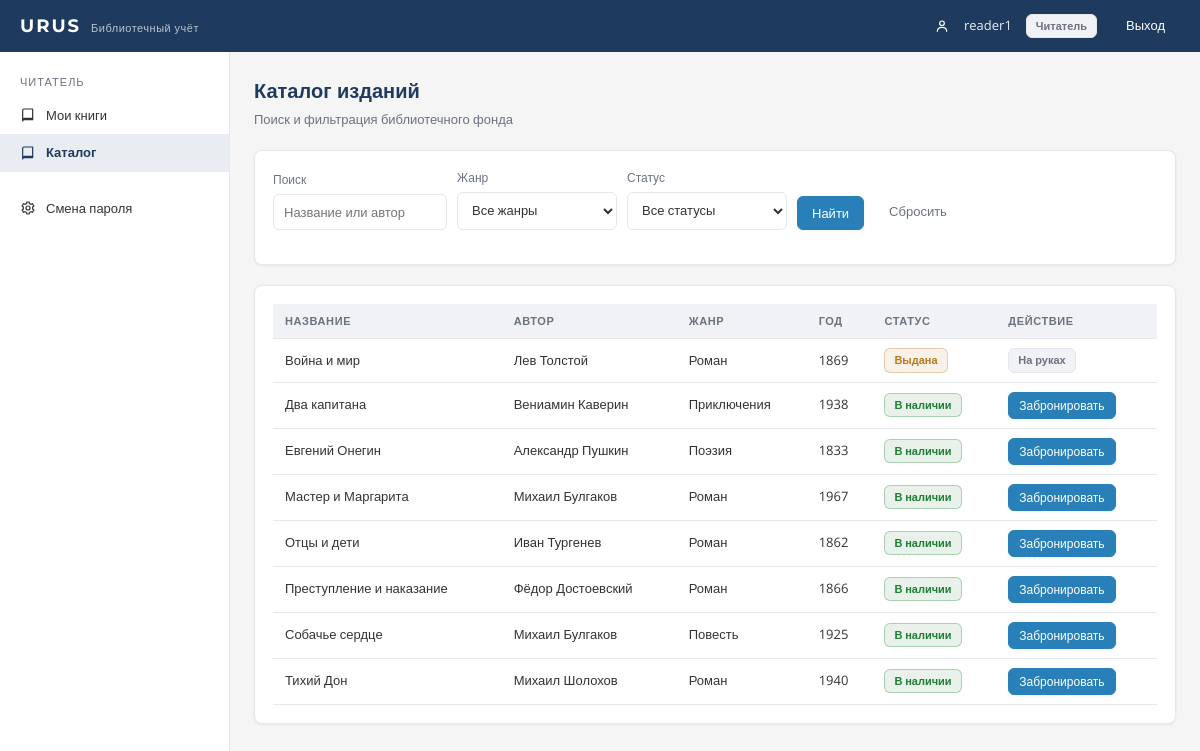
/catalog (signed in), run on the app's committed database.
### tables this page shows
CREATE TABLE books (
            id INTEGER PRIMARY KEY AUTOINCREMENT,
            title TEXT NOT NULL,
            author TEXT NOT NULL,
            genre TEXT NOT NULL,
            year INTEGER,
            status TEXT NOT NULL DEFAULT 'available',
            created_at TEXT DEFAULT CURRENT_TIMESTAMP
        );

### app.py (the view)
@app.route('/catalog')
@login_required
def catalog():
    db = get_db()
    search = request.args.get('search', '').strip()
    genre = request.args.get('genre', '')
    status = request.args.get('status', '')
    query = 'SELECT * FROM books WHERE 1=1'
    params = []
    if search:
        query += ' AND (title LIKE ? OR author LIKE ?)'
        params.extend(['%' + search + '%', '%' + search + '%'])
    if genre:
        query += ' AND genre = ?'
        params.append(genre)
    if status:
        query += ' AND status = ?'
        params.append(status)
    query += ' ORDER BY title'
    books = db.execute(query, params).fetchall()
    genres = db.execute('SELECT DISTINCT genre FROM books ORDER BY genre').fetchall()
    return render_template(
        'catalog.html', books=books, genres=genres,
        search=search, genre=genre, status=status, page='catalog'
    )

### app.py (called while the page is built)
def get_db():
    if 'db' not in g:
        g.db = sqlite3.connect(DB_PATH)
        g.db.row_factory = sqlite3.Row
    return g.db

def login_required(view):
    @wraps(view)
    def wrapper(*args, **kwargs):
        if 'user_id' not in session:
            return redirect(url_for('login'))
        return view(*args, **kwargs)
    return wrapper

@app.context_processor
def inject_globals():
    from flask import get_flashed_messages
    return {'current_user_login': session.get('login', ''),
            'current_user_role': session.get('role', ''),
            'requests_badge': _requests_badge()}

def _requests_badge():
    if session.get('role') not in ('user', 'admin'):
        return 0
    db = get_db()
    return db.execute(
        "SELECT COUNT(*) FROM reservations WHERE status = 'new'"
    ).fetchone()[0]

### templates/catalog.html (shortened to what this page needs)
{% extends 'base.html' %}
{% block content %}
<h1 class="page-title">Каталог изданий</h1>
<p class="page-subtitle">Поиск и фильтрация библиотечного фонда</p>
<div class="card">
    <form method="get" action="{{ url_for('catalog') }}">
        <div class="filters">
            <div class="field">
                <label for="search">Поиск</label>
                <input type="text" id="search" name="search" value="{{ search }}" placeholder="Название или автор">
            </div>
            <div class="field">
                <label for="genre">Жанр</label>
                <select id="genre" name="genre">
                    <option value="">Все жанры</option>
                </select>
            </div>
            <div class="field">
                <label for="status">Статус</label>
                <select id="status" name="status">
                    <option value="">Все статусы</option>
                </select>
            </div>
            <button type="submit" class="btn btn--primary">Найти</button>
            <a href="{{ url_for('catalog') }}" class="btn btn--ghost">Сбросить</a>
        </div>
    </form>
</div>
<div class="card">
    {% if books %}
    <div class="table-wrap">
        <table>
            <thead>
                <tr>
                    <th>Название</th>
                    <th>Автор</th>
                    <th>Жанр</th>
                    <th>Год</th>
                    <th>Статус</th>
                    <th>Действие</th>
                </tr>
            </thead>
            <tbody>
                {% for book in books %}
                <tr>
                    <td data-label="Название">{{ book['title'] }}</td>
                    <td data-label="Автор">{{ book['author'] }}</td>
                    <td data-label="Жанр">{{ book['genre'] }}</td>
                    <td data-label="Год">{{ book['year'] }}</td>
                    <td data-label="Статус">
                        {% if book['status'] == 'available' %}
                            <span class="badge badge--success">В наличии</span>
                        {% else %}
                            <span class="badge badge--warning">Выдана</span>
                        {% endif %}
                    </td>
                    <td data-label="Действие">
                        {% if current_user_role == 'reader' %}
                            {% if book['status'] == 'available' %}
                            <form method="post" action="{{ url_for('reserve_book', book_id=book['id']) }}">
                                <button type="submit" class="btn btn--primary btn--sm">Забронировать</button>
                            </form>
                            {% else %}
                                <span class="badge badge--muted">На руках</span>
                            {% endif %}
                        {% elif book['status'] == 'available' %}
                        <form method="post" action="{{ url_for('issue_book', book_id=book['id']) }}">
                            <button type="submit" class="btn btn--primary btn--sm">Выдать</button>
                        </form>
                        {% else %}
                        <form method="post" action="{{ url_for('return_book', book_id=book['id']) }}">
                            <button type="submit" class="btn btn--outline btn--sm">Вернуть</button>
                        </form>
                        {% endif %}
                    </td>
                </tr>
                {% endfor %}
            </tbody>
        </table>
    </div>
    {% else %}
    <p class="empty">По заданным условиям ничего не найдено</p>
    {% endif %}
</div>
{% endblock %}

### templates/base.html (shortened to what this page needs)
<!DOCTYPE html>
<html lang="ru">
<head>
    <link rel="stylesheet" href="{{ url_for('static', filename='css/style.css') }}">
</head>
<body>
{% block body %}
<header class="topbar">
    <div class="logo">URUS<span>Библиотечный учёт</span></div>
    <div class="topbar__user">
        <svg class="icon" viewBox="0 0 24 24" fill="none" stroke="currentColor" stroke-width="1.8" stroke-linecap="round">
            <circle cx="12" cy="8" r="3.5"/><path d="M5 20c0-3.9 3.1-6 7-6s7 2.1 7 6"/>
        </svg>
        <span class="topbar__name">{{ current_user_login }}</span>
        <span class="badge {% if current_user_role == 'admin' %}badge--admin{% elif current_user_role == 'reader' %}badge--reader{% else %}badge--user{% endif %}">{% if current_user_role == 'admin' %}Администратор{% elif current_user_role == 'reader' %}Читатель{% else %}Сотрудник{% endif %}</span>
        <a href="{{ url_for('logout') }}" class="btn btn--ghost" style="color:#fff;">Выход</a>
    </div>
</header>
<div class="layout">
    <aside class="sidebar" id="sidebar">
        {% if current_user_role == 'reader' %}
        <div class="sidebar__group">
            <div class="sidebar__title">Читатель</div>
            <a href="{{ url_for('reader_dashboard') }}" class="{{ 'active' if page == 'reader' }}">
                <svg class="icon" viewBox="0 0 24 24" fill="none" stroke="currentColor" stroke-width="1.8" stroke-linecap="round" stroke-linejoin="round">
                    <path d="M4 5a2 2 0 0 1 2-2h13v16H6a2 2 0 0 0-2 2z"/><path d="M4 19a2 2 0 0 1 2-2h13"/>
                </svg>
                Мои книги
            </a>
            <a href="{{ url_for('catalog') }}" class="{{ 'active' if page == 'catalog' }}">
                <svg class="icon" viewBox="0 0 24 24" fill="none" stroke="currentColor" stroke-width="1.8" stroke-linecap="round" stroke-linejoin="round">
                    <path d="M4 5a2 2 0 0 1 2-2h13v16H6a2 2 0 0 0-2 2z"/><path d="M4 19a2 2 0 0 1 2-2h13"/>
                </svg>
                Каталог
            </a>
        </div>
        {% endif %}
        <div class="sidebar__group">
            <a href="{{ url_for('change_password') }}" class="{{ 'active' if page == 'change_password' }}">
                Смена пароля
            </a>
        </div>
    </aside>
    <main class="content">
        {% block content %}{% endblock %}
    </main>
</div>
{% endblock %}
</body>
</html>

### static/css/style.css (style rules this page uses)
:root { --primary: #1E3A5F; --accent: #2980B9; --bg: #F5F5F5; --surface: #FFFFFF; --text: #333333; --muted: #6B7280; --border: #E5E7EB; --hover: #F7F9FC; --active: #E9EDF2; --head-bg: #F0F2F5; --success: #1E7E34; --danger: #C0392B; --warning: #B7791F; }
* { margin: 0; padding: 0; box-sizing: border-box; }
html, body { height: 100%; }
body { font-family: 'Open Sans', sans-serif; font-size: 13px; color: var(--text); background: var(--bg); line-height: 1.5; }
h1, h2, h3, h4 { font-family: 'Montserrat', sans-serif; font-weight: 600; color: var(--primary); }
a { color: var(--accent); text-decoration: none; }
.icon { width: 16px; height: 16px; flex-shrink: 0; vertical-align: -3px; }
.topbar { position: fixed; top: 0; left: 0; right: 0; height: 52px; background: var(--primary); color: #FFFFFF; display: flex; align-items: center; gap: 16px; padding: 0 20px; z-index: 30; }
.logo { font-family: 'Montserrat', sans-serif; font-size: 18px; font-weight: 700; letter-spacing: 2px; color: #FFFFFF; }
.logo span { font-size: 11px; font-weight: 400; letter-spacing: 0.5px; color: rgba(255, 255, 255, 0.7); margin-left: 10px; }
.topbar__user { margin-left: auto; display: flex; align-items: center; gap: 14px; font-size: 13px; }
.topbar__name { color: rgba(255, 255, 255, 0.9); }
.btn { display: inline-flex; align-items: center; gap: 6px; font-family: 'Open Sans', sans-serif; font-size: 13px; padding: 7px 14px; border-radius: 6px; border: 1px solid transparent; cursor: pointer; background: var(--surface); color: var(--text); box-shadow: 0 1px 3px rgba(0, 0, 0, .06); transition: background .15s, border-color .15s; white-space: nowrap; }
.btn--primary { background: var(--accent); border-color: var(--accent); color: #FFFFFF; }
.btn--ghost { background: transparent; border-color: transparent; color: var(--muted); box-shadow: none; }
.btn--sm { padding: 4px 10px; font-size: 12px; }
.field { margin-bottom: 14px; }
.field label { display: block; font-size: 12px; color: var(--muted); margin-bottom: 5px; }
.field input, .field select, .field textarea { width: 100%; font-family: 'Open Sans', sans-serif; font-size: 13px; color: var(--text); padding: 8px 10px; border: 1px solid var(--border); border-radius: 6px; background: var(--surface); outline: none; transition: border-color .15s, box-shadow .15s; }
.layout { display: flex; padding-top: 52px; min-height: 100vh; }
.sidebar { width: 230px; background: var(--surface); border-right: 1px solid var(--border); padding: 16px 0; flex-shrink: 0; }
.sidebar__group { margin-bottom: 18px; }
.sidebar__title { font-size: 11px; text-transform: uppercase; letter-spacing: 1px; color: var(--muted); padding: 6px 20px; }
.sidebar a { display: flex; align-items: center; gap: 10px; padding: 9px 20px; color: var(--text); font-size: 13px; }
.sidebar a.active { background: var(--active); color: var(--primary); font-weight: 700; }
.content { flex: 1; padding: 24px; min-width: 0; }
.page-title { font-size: 20px; margin-bottom: 4px; }
.page-subtitle { color: var(--muted); font-size: 13px; margin-bottom: 20px; }
.card { background: var(--surface); border: 1px solid var(--border); border-radius: 8px; box-shadow: 0 1px 3px rgba(0, 0, 0, .06); padding: 18px; margin-bottom: 20px; }
.table-wrap { overflow-x: auto; }
table { width: 100%; border-collapse: collapse; font-size: 13px; }
th { text-align: left; font-size: 11px; text-transform: uppercase; letter-spacing: 0.6px; color: var(--muted); background: var(--head-bg); padding: 9px 12px; border-bottom: 1px solid var(--border); }
td { padding: 9px 12px; border-bottom: 1px solid var(--border); }
.badge { display: inline-block; font-size: 11px; font-weight: 600; padding: 3px 9px; border-radius: 6px; border: 1px solid transparent; }
.badge--success { background: rgba(30, 126, 52, .1); color: var(--success); border-color: rgba(30, 126, 52, .3); }
.badge--warning { background: rgba(183, 121, 31, .1); color: var(--warning); border-color: rgba(183, 121, 31, .3); }
.badge--muted { background: var(--head-bg); color: var(--muted); border-color: var(--border); }
.filters { display: flex; flex-wrap: wrap; gap: 10px; align-items: flex-end; margin-bottom: 16px; }
.filters .field { margin-bottom: 0; min-width: 160px; }
.badge--reader { background: var(--head-bg); color: var(--muted); border-color: var(--border); }

### data on the page
books: title "Война и мир", author "Лев Толстой", genre "Роман", year "1869", status "Выдана"
books: title "Два капитана", author "Вениамин Каверин", genre "Приключения", year "1938", status "В наличии"
books: title "Евгений Онегин", author "Александр Пушкин", genre "Поэзия", year "1833", status "В наличии"
books: title "Мастер и Маргарита", author "Михаил Булгаков", genre "Роман", year "1967", status "В наличии"
books: title "Отцы и дети", author "Иван Тургенев", genre "Роман", year "1862", status "В наличии"
books: title "Преступление и наказание", author "Фёдор Достоевский", genre "Роман", year "1866", status "В наличии"
books: title "Собачье сердце", author "Михаил Булгаков", genre "Повесть", year "1925", status "В наличии"
books: title "Тихий Дон", author "Михаил Шолохов", genre "Роман", year "1940", status "В наличии"

### other printed values
{{ current_user_login }} "reader1"
